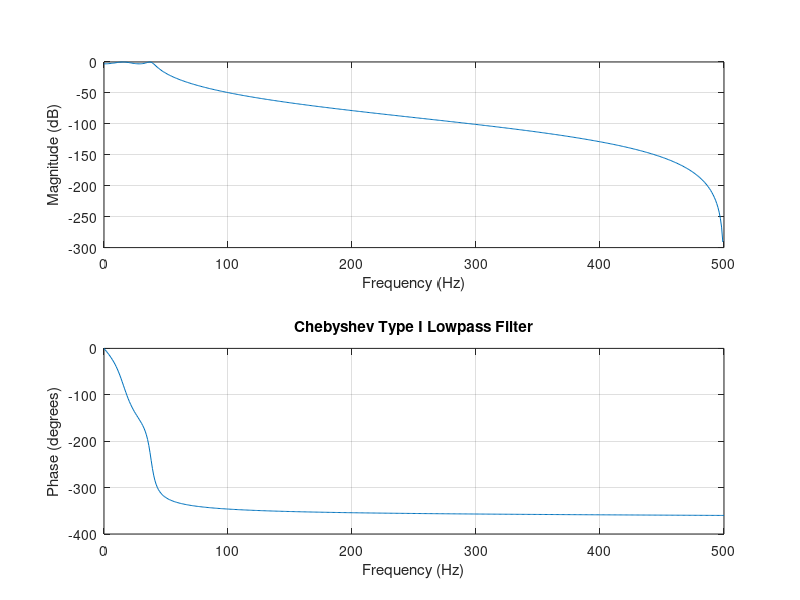

Source code (MATLAB):
Wp = 40/500; Ws = 150/500;
Rp = 3; Rs = 60;
[n,Wp] = cheb1ord(Wp,Ws,Rp,Rs)
[b,a] = cheby1(n,Rp,Wp);
freqz(b,a,512,1000); 
title('Chebyshev Type I Lowpass Filter')
